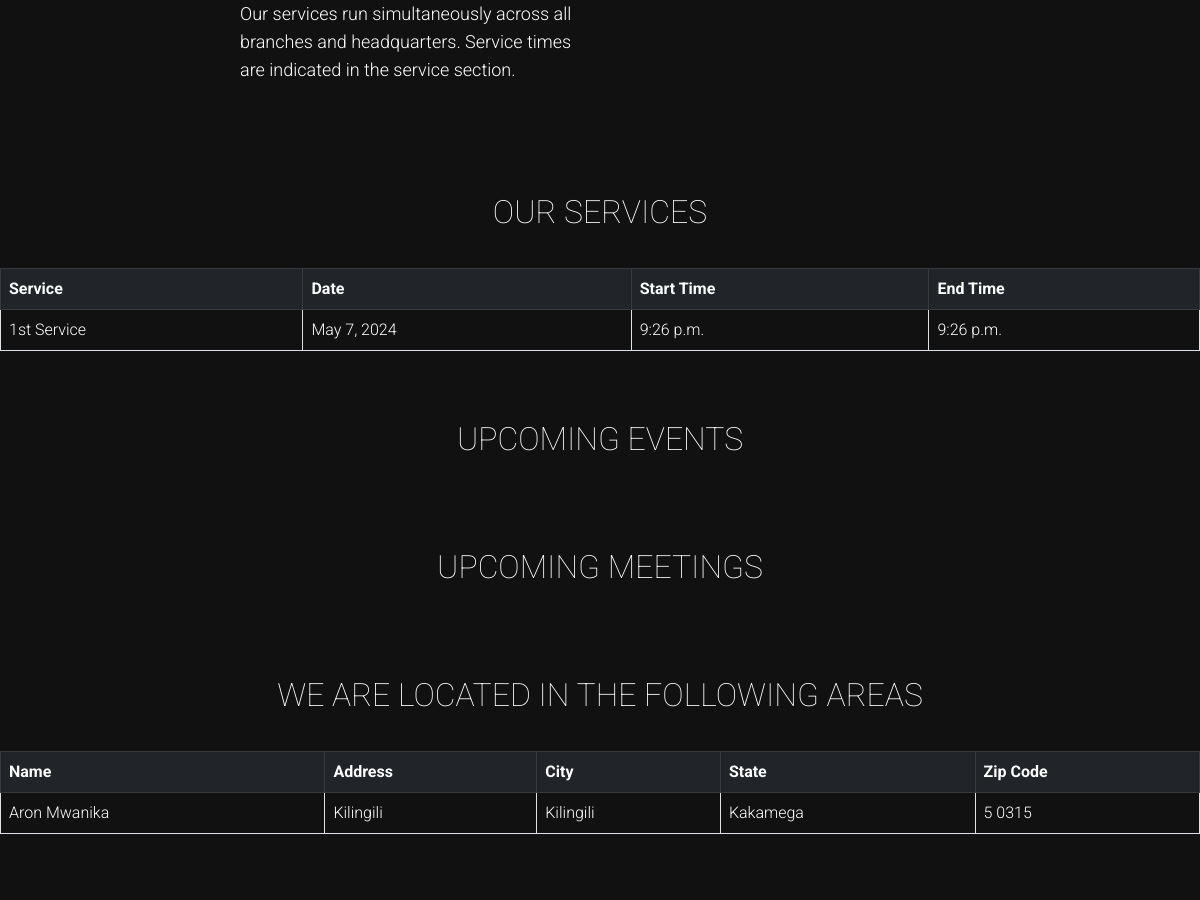
The app's page / (middle part), older data.
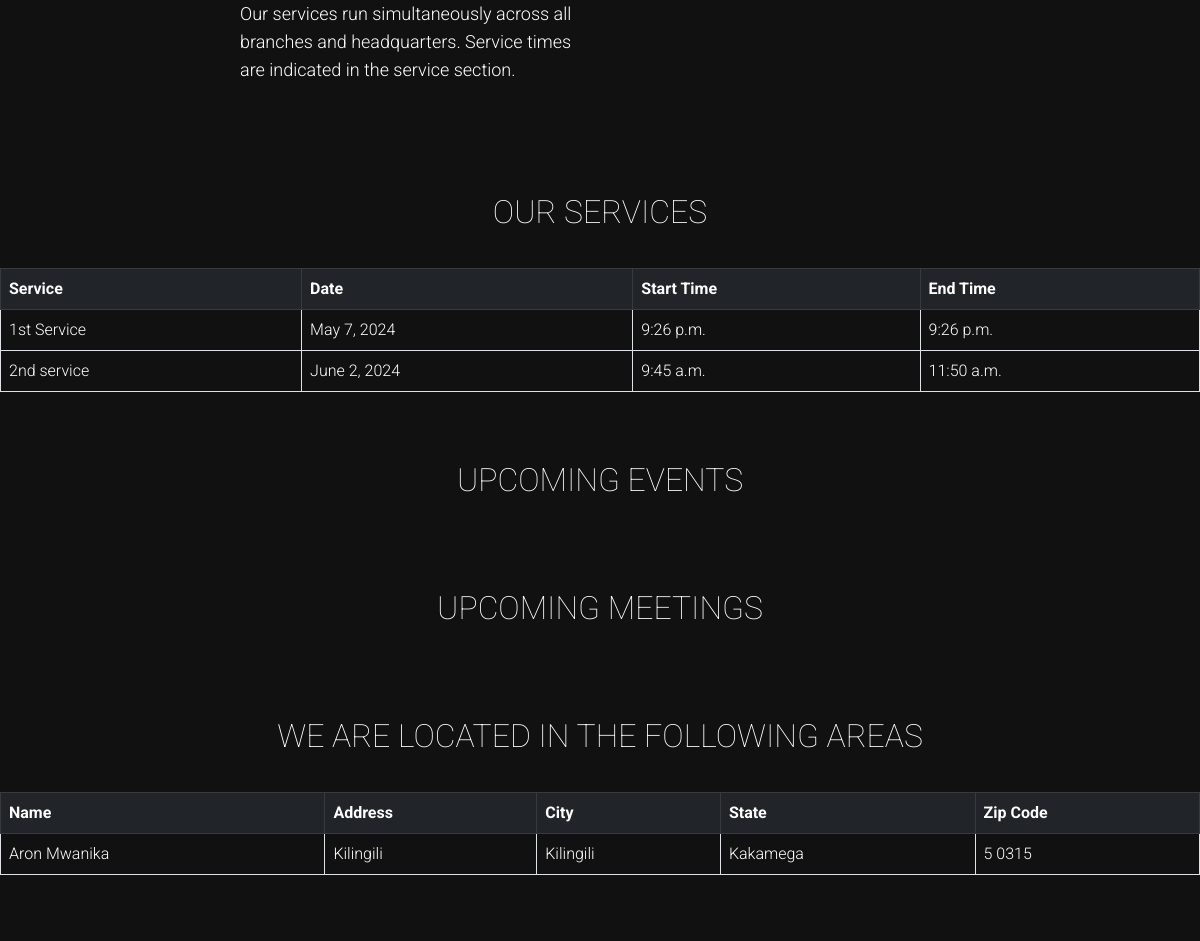
The same page, newer data.
### events/models.py (models this page shows)
class Service(models.Model):
    name = models.CharField(max_length=100)
    date = models.DateField()
    start_time = models.TimeField()
    end_time = models.TimeField()

### dashboard/models.py (models this page shows, shortened)
class Location(models.Model):
    name = models.CharField(max_length=100)
    address = models.TextField(blank=True)
    city = models.CharField(max_length=100)
    state = models.CharField(max_length=100)
    zip_code = models.CharField(max_length=10, blank=True)

### dashboard/views.py (the view)
# urls.py: path('', dashboard, name='dashboard'),
def dashboard(request):
    if request.method == 'POST':
        form = ContactForm(request.POST)
        if form.is_valid():
            form.save()
            return redirect('contact_success')  # Redirect to a success page
    else:
        form = ContactForm()
    current_date = timezone.now().date()
    services = Service.objects.all()
    events = Event.objects.filter(date__gte=current_date).order_by('date')
    locations = Location.objects.all()
    meetings = Meeting.objects.filter(date__gte=current_date).order_by('date')
    context = {
        'services':services,
        'events':events,
        'locations':locations,
        'meetings':meetings,
        'form':form
    }
    return render(request, 'dashboard.html', context)

### dashboard/templates/dashboard.html (shortened to what this page needs)
{% load static %}
<!DOCTYPE html>
<html lang="en">
<head>
    <link href="https://cdn.jsdelivr.net/npm/bootstrap@5.0.2/dist/css/bootstrap.min.css" rel="stylesheet"
>
    <link rel="stylesheet" href="{% static 'css/landing.css' %}">
    <link rel="stylesheet" href="https://stackpath.bootstrapcdn.com/font-awesome/4.7.0/css/font-awesome.min.css">
</head>
<body>
    <main>
        <div class="content-wrapper" id="about">
            <div class="grid">
                <div class="grid-col-sm-12 grid-col-md-6 astonish" data-animation="fadeInLeft">
                    <p>Our services run simultaneously across all branches and headquarters. Service times are indicated in the service section.</p>
                </div>
            </div>
        </div>
        <div id="services">
            <center><h2 class="section-title">Our Services</h2></center>
            <div class="table-responsive">
                <table class="table table-hover table-bordered">
                    <thead class="table-dark">
                        <tr>
                            <th>Service</th>
                            <th>Date</th>
                            <th>Start Time</th>
                            <th>End Time</th>
                        </tr>
                    </thead>
                    <tbody>
                        {% for service in services %}
                        <tr class="text-white">
                            <td>{{ service.name }}</td>
                            <td>{{ service.date }}</td>
                            <td>{{ service.start_time }}</td>
                            <td>{{ service.end_time }}</td>
                        </tr>
                        {% endfor %}
                    </tbody>
                </table>
            </div>
        </div>
        <br />
        <br />
        <div id="events">
        <center><h2 class="section-title">Upcoming Events</h2></center>
        </div>
          <br />
          <br />
        <div id="meetings">
           <center><h2 class="section-title">Upcoming Meetings</h2></center>
        </div>
           <br />
           <br />
        <div id="location">
           <center> <h2 class="section-title">We are located in the Following Areas</h2></center>
            <div class="table-responsive">
                <table class="table table-hover table-bordered">
                    <thead class="table-dark">
                        <tr>
                            <th>Name</th>
                            <th>Address</th>
                            <th>City</th>
                            <th>State</th>
                            <th>Zip Code</th>
                        </tr>
                    </thead>
                    <tbody>
                        {% for location in locations %}
                        <tr class="text-white">
                            <td>{{ location.name }}</td>
                            <td>{{ location.address }}</td>
                            <td>{{ location.city }}</td>
                            <td>{{ location.state }}</td>
                            <td>{{ location.zip_code }}</td>
                        </tr>
                        {% endfor %}
                    </tbody>
                </table>
            </div>
        </div>
        <div class="content-wrapper" id="contact">
        </div>
    </main>
</body>
</html>

Row changes from the older to the newer data that the page shows:
added Service: name "2nd service", date "June 2, 2024", start_time "9:45 a.m.", end_time "11:50 a.m."
